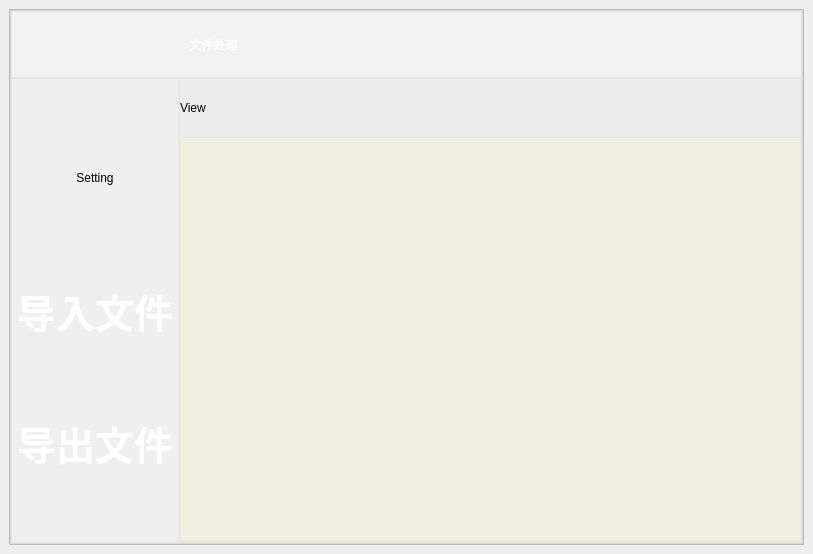
<?xml version="1.0" encoding="UTF-8"?>
<ui version="4.0">
 <class>Window_5</class>
 <widget class="QMainWindow" name="Window_5">
  <property name="geometry">
   <rect>
    <x>0</x>
    <y>0</y>
    <width>813</width>
    <height>554</height>
   </rect>
  </property>
  <property name="windowTitle">
   <string>MainWindow</string>
  </property>
  <widget class="QWidget" name="centralwidget">
   <layout class="QVBoxLayout" name="verticalLayout_7">
    <item>
     <widget class="QFrame" name="frame">
      <property name="styleSheet">
       <string notr="true">#frame{border-image: url(:/icon/img_icon/自然.jpg);}</string>
      </property>
      <property name="frameShape">
       <enum>QFrame::StyledPanel</enum>
      </property>
      <property name="frameShadow">
       <enum>QFrame::Raised</enum>
      </property>
      <layout class="QVBoxLayout" name="verticalLayout_6">
       <property name="spacing">
        <number>0</number>
       </property>
       <property name="leftMargin">
        <number>0</number>
       </property>
       <property name="topMargin">
        <number>0</number>
       </property>
       <property name="rightMargin">
        <number>0</number>
       </property>
       <property name="bottomMargin">
        <number>0</number>
       </property>
       <item>
        <widget class="QFrame" name="frame_2">
         <property name="styleSheet">
          <string notr="true">#frame_2{
	
	background-color: rgba(223, 223, 223,70);
}
QPushButton{font-family: &quot;Microsoft YaHei&quot;;
font-size: 14px;
font-weight: bold;
color:white;
text-align: center center;
padding-left: 5px;
padding-right: 5px;
padding-top: 4px;
padding-bottom: 4px;
border-style: solid;
border-width: 0px;
border-color: rgba(255, 255, 255, 255);
border-radius: 3px;
background-color: rgba(200, 200, 200,0);}

QPushButton:focus{outline: none;}

QPushButton::pressed{font-family: &quot;Microsoft YaHei&quot;;
                     font-size: 14px;
                     font-weight: bold;
                     color:rgb(200,200,200);
                     text-align: center center;
                     padding-left: 5px;
                     padding-right: 5px;
                     padding-top: 4px;
                     padding-bottom: 4px;
                     border-style: solid;
                     border-width: 0px;
                     border-color: rgba(255, 255, 255, 255);
                     border-radius: 3px;
                     background-color:  #bf513b;}

QPushButton::disabled{font-family: &quot;Microsoft YaHei&quot;;
                     font-size: 14px;
                     font-weight: bold;
                     color:rgb(200,200,200);
                     text-align: center center;
                     padding-left: 5px;
                     padding-right: 5px;
                     padding-top: 4px;
                     padding-bottom: 4px;
                     border-style: solid;
                     border-width: 0px;
                     border-color: rgba(255, 255, 255, 255);
                     border-radius: 3px;
                     background-color:  #bf513b;}
QPushButton::hover {
border-style: solid;
border-width: 0px;
border-radius: 0px;
background-color: rgba(48,148,243,80);}</string>
         </property>
         <property name="frameShape">
          <enum>QFrame::StyledPanel</enum>
         </property>
         <property name="frameShadow">
          <enum>QFrame::Raised</enum>
         </property>
         <layout class="QVBoxLayout" name="verticalLayout_5" stretch="1,7">
          <property name="spacing">
           <number>0</number>
          </property>
          <property name="leftMargin">
           <number>0</number>
          </property>
          <property name="topMargin">
           <number>0</number>
          </property>
          <property name="rightMargin">
           <number>0</number>
          </property>
          <property name="bottomMargin">
           <number>0</number>
          </property>
          <item>
           <widget class="QFrame" name="frame_3">
            <property name="styleSheet">
             <string notr="true">#frame_3{
	
	background-color: rgba(255, 255, 255,80);
}</string>
            </property>
            <property name="frameShape">
             <enum>QFrame::StyledPanel</enum>
            </property>
            <property name="frameShadow">
             <enum>QFrame::Raised</enum>
            </property>
            <property name="lineWidth">
             <number>0</number>
            </property>
            <layout class="QHBoxLayout" name="horizontalLayout_2" stretch="0,0,2,0,3,0">
             <property name="spacing">
              <number>0</number>
             </property>
             <property name="leftMargin">
              <number>0</number>
             </property>
             <property name="topMargin">
              <number>0</number>
             </property>
             <property name="rightMargin">
              <number>0</number>
             </property>
             <property name="bottomMargin">
              <number>0</number>
             </property>
             <item>
              <layout class="QVBoxLayout" name="verticalLayout_2" stretch="4,1">
               <property name="spacing">
                <number>0</number>
               </property>
               <item>
                <widget class="QPushButton" name="pushButton">
                 <property name="sizePolicy">
                  <sizepolicy hsizetype="Minimum" vsizetype="Preferred">
                   <horstretch>0</horstretch>
                   <verstretch>0</verstretch>
                  </sizepolicy>
                 </property>
                 <property name="styleSheet">
                  <string notr="true">border-image: url(:/icon/img_icon/返回.png);</string>
                 </property>
                 <property name="text">
                  <string/>
                 </property>
                </widget>
               </item>
               <item>
                <spacer name="verticalSpacer_2">
                 <property name="orientation">
                  <enum>Qt::Vertical</enum>
                 </property>
                 <property name="sizeHint" stdset="0">
                  <size>
                   <width>20</width>
                   <height>18</height>
                  </size>
                 </property>
                </spacer>
               </item>
              </layout>
             </item>
             <item>
              <spacer name="horizontalSpacer">
               <property name="orientation">
                <enum>Qt::Horizontal</enum>
               </property>
               <property name="sizeHint" stdset="0">
                <size>
                 <width>40</width>
                 <height>20</height>
                </size>
               </property>
              </spacer>
             </item>
             <item>
              <widget class="QLabel" name="label">
               <property name="styleSheet">
                <string notr="true">color: rgb(255, 255, 255);
font: 22pt &quot;仿宋&quot;;</string>
               </property>
               <property name="lineWidth">
                <number>0</number>
               </property>
               <property name="text">
                <string>文件处理</string>
               </property>
               <property name="alignment">
                <set>Qt::AlignCenter</set>
               </property>
              </widget>
             </item>
             <item>
              <spacer name="horizontalSpacer_2">
               <property name="orientation">
                <enum>Qt::Horizontal</enum>
               </property>
               <property name="sizeHint" stdset="0">
                <size>
                 <width>40</width>
                 <height>20</height>
                </size>
               </property>
              </spacer>
             </item>
             <item>
              <widget class="QLabel" name="label_2">
               <property name="styleSheet">
                <string notr="true">color: rgb(255, 255, 255);
font: 22pt &quot;仿宋&quot;;</string>
               </property>
               <property name="text">
                <string/>
               </property>
              </widget>
             </item>
             <item>
              <layout class="QVBoxLayout" name="verticalLayout" stretch="4,1">
               <item>
                <layout class="QHBoxLayout" name="horizontalLayout">
                 <item>
                  <widget class="QPushButton" name="pushButton_2">
                   <property name="sizePolicy">
                    <sizepolicy hsizetype="Minimum" vsizetype="Preferred">
                     <horstretch>0</horstretch>
                     <verstretch>0</verstretch>
                    </sizepolicy>
                   </property>
                   <property name="styleSheet">
                    <string notr="true">border-image: url(:/icon/img_icon/最小化.png);</string>
                   </property>
                   <property name="text">
                    <string/>
                   </property>
                  </widget>
                 </item>
                 <item>
                  <widget class="QPushButton" name="pushButton_3">
                   <property name="sizePolicy">
                    <sizepolicy hsizetype="Minimum" vsizetype="Preferred">
                     <horstretch>0</horstretch>
                     <verstretch>0</verstretch>
                    </sizepolicy>
                   </property>
                   <property name="styleSheet">
                    <string notr="true">border-image: url(:/icon/img_icon/关闭.png);</string>
                   </property>
                   <property name="text">
                    <string/>
                   </property>
                  </widget>
                 </item>
                </layout>
               </item>
               <item>
                <spacer name="verticalSpacer">
                 <property name="orientation">
                  <enum>Qt::Vertical</enum>
                 </property>
                 <property name="sizeHint" stdset="0">
                  <size>
                   <width>20</width>
                   <height>13</height>
                  </size>
                 </property>
                </spacer>
               </item>
              </layout>
             </item>
            </layout>
           </widget>
          </item>
          <item>
           <layout class="QHBoxLayout" name="horizontalLayout_4" stretch="1,7">
            <property name="spacing">
             <number>0</number>
            </property>
            <item>
             <widget class="QFrame" name="frame_4">
              <property name="styleSheet">
               <string notr="true">#frame_4{
	
	background-color: rgba(255, 255, 255,60);
}
QPushButton{font-family: &quot;Microsoft YaHei&quot;;
font-size: 39px;
font-weight: bold;
color:white;
text-align: center center;
padding-left: 5px;
padding-right: 5px;
padding-top: 4px;
padding-bottom: 4px;
border-style: solid;
border-width: 0px;
border-color: rgba(255, 255, 255, 255);
border-radius: 3px;
background-color: rgba(200, 200, 200,0);}

QPushButton:focus{outline: none;}

QPushButton::pressed{font-family: &quot;Microsoft YaHei&quot;;
                     font-size: 39px;
                     font-weight: bold;
                     color:rgb(200,200,200);
                     text-align: center center;
                     padding-left: 5px;
                     padding-right: 5px;
                     padding-top: 4px;
                     padding-bottom: 4px;
                     border-style: solid;
                     border-width: 0px;
                     border-color: rgba(255, 255, 255, 255);
                     border-radius: 3px;
                     background-color:  #bf513b;}

QPushButton::disabled{font-family: &quot;Microsoft YaHei&quot;;
                     font-size: 39px;
                     font-weight: bold;
                     color:rgb(200,200,200);
                     text-align: center center;
                     padding-left: 5px;
                     padding-right: 5px;
                     padding-top: 4px;
                     padding-bottom: 4px;
                     border-style: solid;
                     border-width: 0px;
                     border-color: rgba(255, 255, 255, 255);
                     border-radius: 3px;
                     background-color:  #bf513b;}
QPushButton::hover {
border-style: solid;
border-width: 0px;
border-radius: 0px;
background-color: rgba(48,148,243,80);}</string>
              </property>
              <property name="frameShape">
               <enum>QFrame::StyledPanel</enum>
              </property>
              <property name="frameShadow">
               <enum>QFrame::Raised</enum>
              </property>
              <layout class="QVBoxLayout" name="verticalLayout_3" stretch="1,1,1,3,1,3,1">
               <property name="spacing">
                <number>0</number>
               </property>
               <property name="leftMargin">
                <number>0</number>
               </property>
               <property name="topMargin">
                <number>0</number>
               </property>
               <property name="rightMargin">
                <number>0</number>
               </property>
               <property name="bottomMargin">
                <number>0</number>
               </property>
               <item>
                <spacer name="verticalSpacer_6">
                 <property name="orientation">
                  <enum>Qt::Vertical</enum>
                 </property>
                 <property name="sizeHint" stdset="0">
                  <size>
                   <width>68</width>
                   <height>66</height>
                  </size>
                 </property>
                </spacer>
               </item>
               <item>
                <widget class="QLabel" name="label_3">
                 <property name="styleSheet">
                  <string notr="true">font: 18pt &quot;楷体&quot;;</string>
                 </property>
                 <property name="text">
                  <string>Setting</string>
                 </property>
                 <property name="alignment">
                  <set>Qt::AlignCenter</set>
                 </property>
                </widget>
               </item>
               <item>
                <spacer name="verticalSpacer_3">
                 <property name="orientation">
                  <enum>Qt::Vertical</enum>
                 </property>
                 <property name="sizeHint" stdset="0">
                  <size>
                   <width>20</width>
                   <height>101</height>
                  </size>
                 </property>
                </spacer>
               </item>
               <item>
                <widget class="QPushButton" name="pushButton_4">
                 <property name="text">
                  <string>导入文件</string>
                 </property>
                </widget>
               </item>
               <item>
                <spacer name="verticalSpacer_4">
                 <property name="orientation">
                  <enum>Qt::Vertical</enum>
                 </property>
                 <property name="sizeHint" stdset="0">
                  <size>
                   <width>20</width>
                   <height>102</height>
                  </size>
                 </property>
                </spacer>
               </item>
               <item>
                <widget class="QPushButton" name="pushButton_5">
                 <property name="text">
                  <string>导出文件</string>
                 </property>
                </widget>
               </item>
               <item>
                <spacer name="verticalSpacer_5">
                 <property name="orientation">
                  <enum>Qt::Vertical</enum>
                 </property>
                 <property name="sizeHint" stdset="0">
                  <size>
                   <width>20</width>
                   <height>101</height>
                  </size>
                 </property>
                </spacer>
               </item>
              </layout>
             </widget>
            </item>
            <item>
             <widget class="QFrame" name="frame_5">
              <property name="styleSheet">
               <string notr="true">#frame_5{
	
	background-color: rgba(255, 255, 255,30);
}</string>
              </property>
              <property name="frameShape">
               <enum>QFrame::StyledPanel</enum>
              </property>
              <property name="frameShadow">
               <enum>QFrame::Raised</enum>
              </property>
              <layout class="QVBoxLayout" name="verticalLayout_4" stretch="1,7">
               <property name="spacing">
                <number>0</number>
               </property>
               <property name="leftMargin">
                <number>0</number>
               </property>
               <property name="topMargin">
                <number>0</number>
               </property>
               <property name="rightMargin">
                <number>0</number>
               </property>
               <property name="bottomMargin">
                <number>0</number>
               </property>
               <item>
                <layout class="QHBoxLayout" name="horizontalLayout_3" stretch="1,1">
                 <item>
                  <widget class="QLabel" name="label_4">
                   <property name="styleSheet">
                    <string notr="true">font: 30pt &quot;华文细黑&quot;;</string>
                   </property>
                   <property name="text">
                    <string>View</string>
                   </property>
                  </widget>
                 </item>
                 <item>
                  <spacer name="horizontalSpacer_3">
                   <property name="orientation">
                    <enum>Qt::Horizontal</enum>
                   </property>
                   <property name="sizeHint" stdset="0">
                    <size>
                     <width>40</width>
                     <height>20</height>
                    </size>
                   </property>
                  </spacer>
                 </item>
                </layout>
               </item>
               <item>
                <widget class="QTableWidget" name="tableWidget">
                 <property name="styleSheet">
                  <string notr="true">background-color: rgba(255, 249, 179,50);</string>
                 </property>
                </widget>
               </item>
              </layout>
             </widget>
            </item>
           </layout>
          </item>
         </layout>
        </widget>
       </item>
      </layout>
     </widget>
    </item>
   </layout>
  </widget>
 </widget>
 <resources>
  <include location="img_ui.qrc"/>
 </resources>
 <connections/>
</ui>
